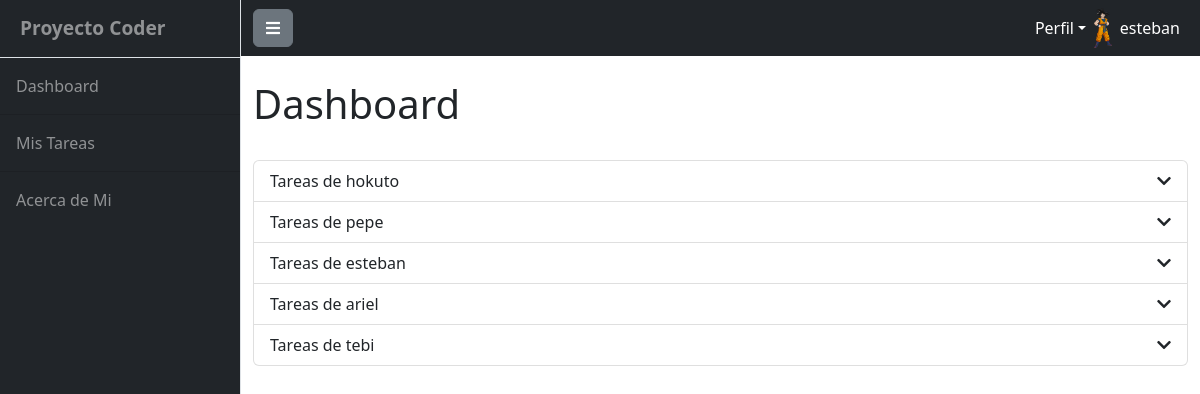
Before: /proyecto-final/ (signed in) with the older database file.
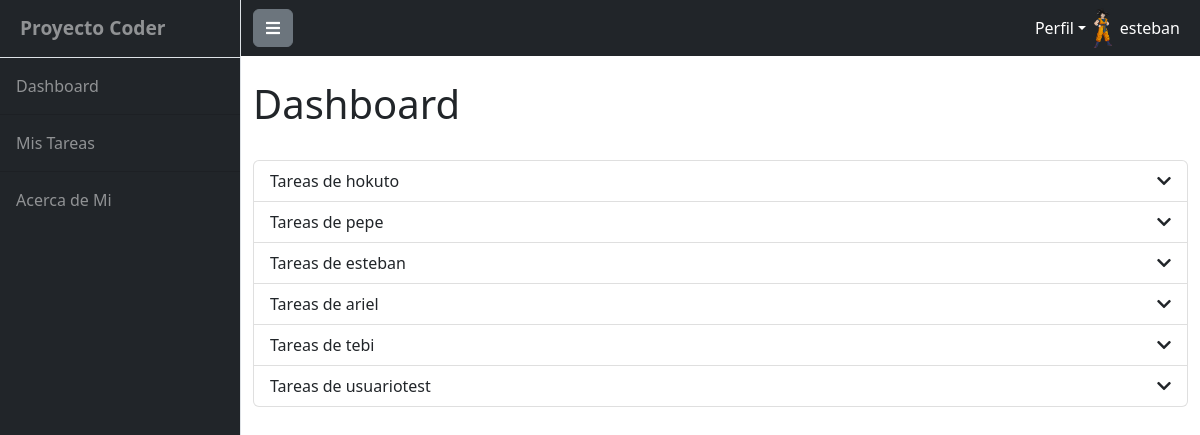
After: the same page with the newer database file.
### MainSiteApp/models.py (models this page shows)
class TasksList(models.Model):
    task_name = models.CharField(max_length=30)
    created_at = models.DateTimeField(auto_now_add=True)
    updated_at = models.DateTimeField(auto_now=True)
    task_description = models.CharField(max_length=50, null=True)
    task_content = models.TextField(max_length=150, null=True)
    deadline = models.DateTimeField()
    open = models.BooleanField(default=True)
    owner = models.ForeignKey(User, on_delete=models.CASCADE)
    def __str__(self):
        return f'{self.task_name}'

### MainSiteApp/views.py (the view)
# urls.py: path('', AllTaskView.as_view(), name="Dashboard"),
class AllTaskView(LoginRequiredMixin, ListView):
    model = TasksList
    template_name = "dashboard.html"
    context_object_name = "lists"
    def get_context_data(self, **kwargs):
        context = super().get_context_data(**kwargs)
        tasks = TasksList.objects.all()
        tasks_by_owner = {}
        tasks = sorted(tasks, key=lambda task: task.owner.id)
        for owner_id, task_group in itertools.groupby(tasks, key=lambda task: task.owner.id):
            tasks_by_owner[owner_id] = list(task_group)
        context['tasks_by_owner'] = tasks_by_owner
        print(context['tasks_by_owner'])
        return context

### MainSiteApp/context_processors.py (called while the page is built)
def get_current_year(req):
    current_year = datetime.datetime.now().year
    return {
        "current_year": current_year
    }

def load_avatar(req: HttpRequest):
    try:
        avatar = Avatar.objects.get(user=req.user.id)
        return {"url": avatar.image.url}
    except:
        image_data = open("media/avatares/goku.jpg", "rb").read()
        return {"url": image_data}

def count_tasks_owner(req: HttpRequest):
    try:
        count_tasks = TasksList.objects.filter(owner=req.user).count()
        return {"count_tasks": count_tasks}
    except:
        count_tasks = 0
        return {"count_tasks": count_tasks}

### MainSiteApp/templates/dashboard.html (shortened to what this page needs)
{% extends 'base.html' %}
{% block pagecontent %}
<div class="container-fluid  pt-4">
  <section>
      <div class="page-header">
        <h1>Dashboard</h1>
      </div>
      <br>
      <ul class="list-group">
          {% for owner_id, tasks in tasks_by_owner.items %}
          <li class="list-group-item">
              <div class="d-flex justify-content-between align-items-center" data-bs-toggle="collapse" data-bs-target="#owner-{{ owner_id }}">
                  <span>Tareas de {{ tasks.0.owner.username }}</span>
                  <i class="fas fa-chevron-down"></i>
              </div>
          </li>
          {% endfor %}
      </ul>
  </section>
</div>
  {% endblock %}

Changed rows visible on the page:
added TasksList: owner.username "usuariotest"
